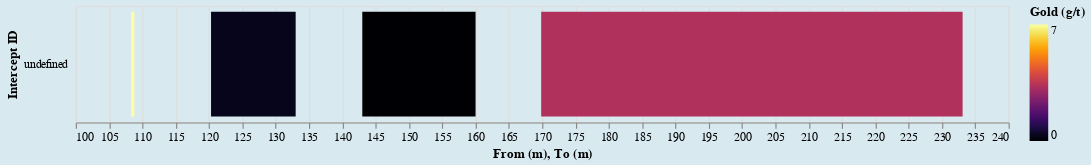

This figure's notebook cell:
### Markdown cell above
These are the direct children. We can go ahead and plot them and have a totally accurate picture of the log:

### Code cell
y_axis = alt.Axis(
    title='Intercept ID',
    offset=5,
    ticks=False,
    domain=False
)


reqd_cols = ['From (m)', 'To (m)', 'Gold (g/t)', 'Width (m)']


alt.Chart(dh_101_prime[reqd_cols]).mark_bar().encode(
    alt.X('From (m):Q',
        scale=alt.Scale(zero=False)),
    x2='To (m):Q',
    y=alt.Y('Drill Hole:N', axis=y_axis),
    color=alt.Color('Gold (g/t):Q', scale=alt.Scale(scheme="inferno")),
    tooltip=[
        alt.Tooltip('Width (m):Q', title='Width'),
        alt.Tooltip('Gold (g/t):Q', title='Gold Grade')
    ]
).properties(width=800, height=100).configure(background='#D9E9F0')

### Figure 1 — Vega-Lite specification as saved in the notebook (floating-point values rounded to 4 significant figures)
{"config": {"view": {"continuousWidth": 400, "continuousHeight": 300}, "background": "#D9E9F0"}, "data": {"name": "data-7374582c52f605c3dcde61cdf55968a2"}, "mark": "bar", "encoding": {"color": {"type": "quantitative", "field": "Gold (g/t)", "scale": {"scheme": "inferno"}}, "tooltip": [{"type": "quantitative", "field": "Width (m)", "title": "Width"}, {"type": "quantitative", "field": "Gold (g/t)", "title": "Gold Grade"}], "x": {"type": "quantitative", "field": "From (m)", "scale": {"zero": false}}, "x2": {"field": "To (m)"}, "y": {"type": "nominal", "axis": {"domain": false, "offset": 5, "ticks": false, "title": "Intercept ID"}, "field": "Drill Hole"}}, "height": 100, "width": 800, "$schema": "https://vega.github.io/schema/vega-lite/v4.8.1.json", "datasets": {"data-7374582c52f605c3dcde61cdf55968a2": [{"From (m)": 108.3, "To (m)": 108.8, "Gold (g/t)": 7.47, "Width (m)": 0.5}, {"From (m)": 120.3, "To (m)": 133.0, "Gold (g/t)": 0.51, "Width (m)": 12.7}, {"From (m)": 143.0, "To (m)": 160.0, "Gold (g/t)": 0.17, "Width (m)": 17.0}, {"From (m)": 169.8, "To (m)": 233.1, "Gold (g/t)": 3.61, "Width (m)": 63.25}]}}
